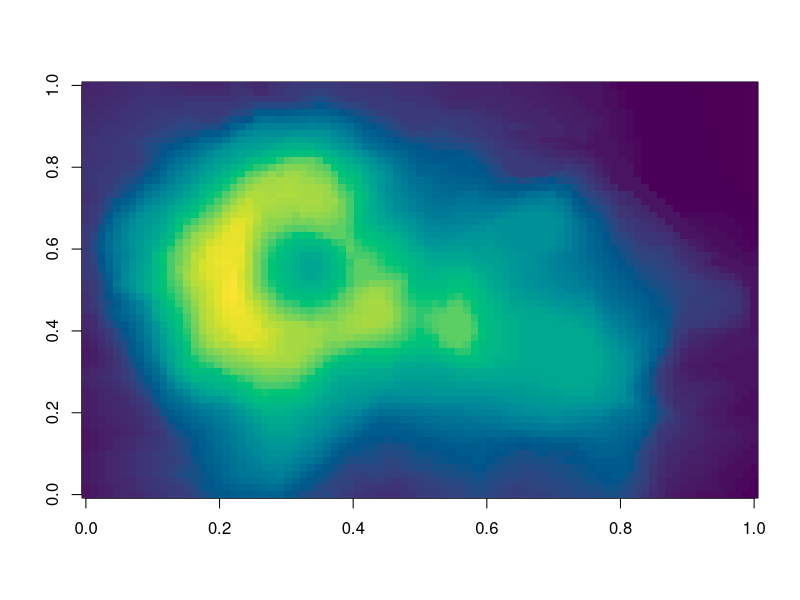
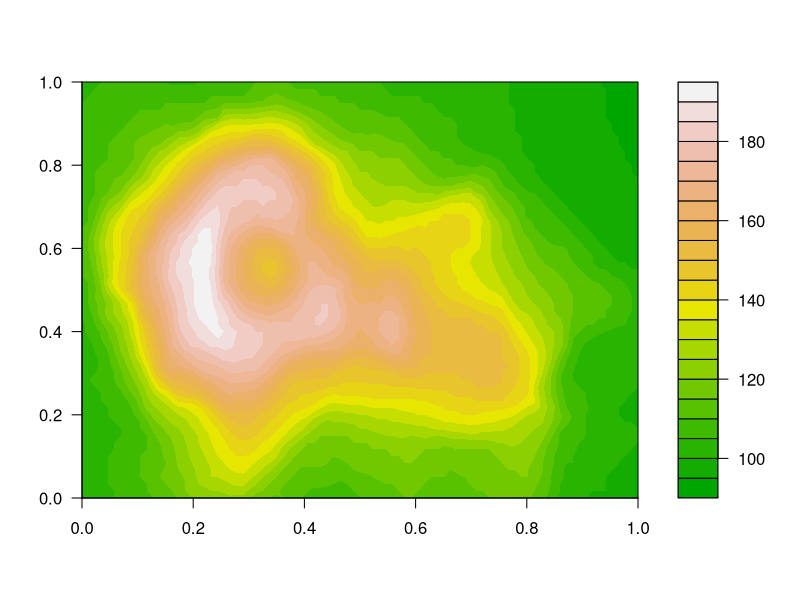
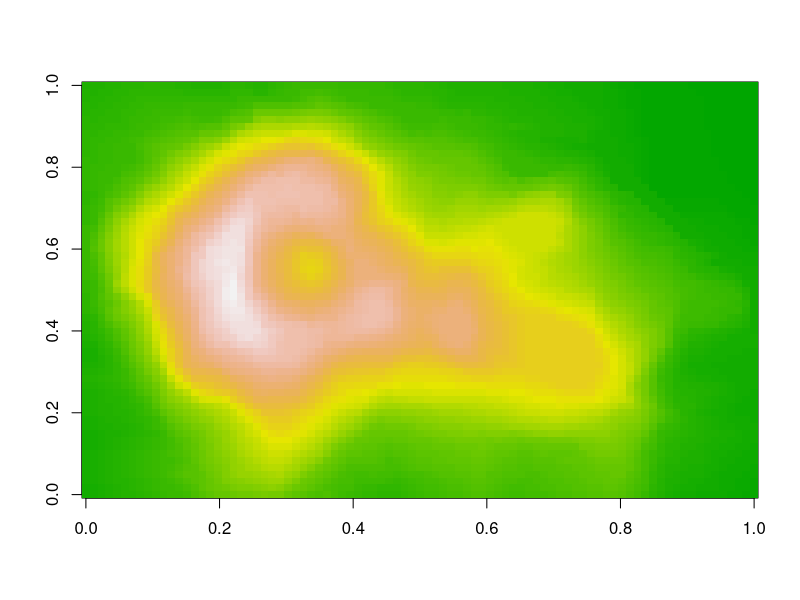
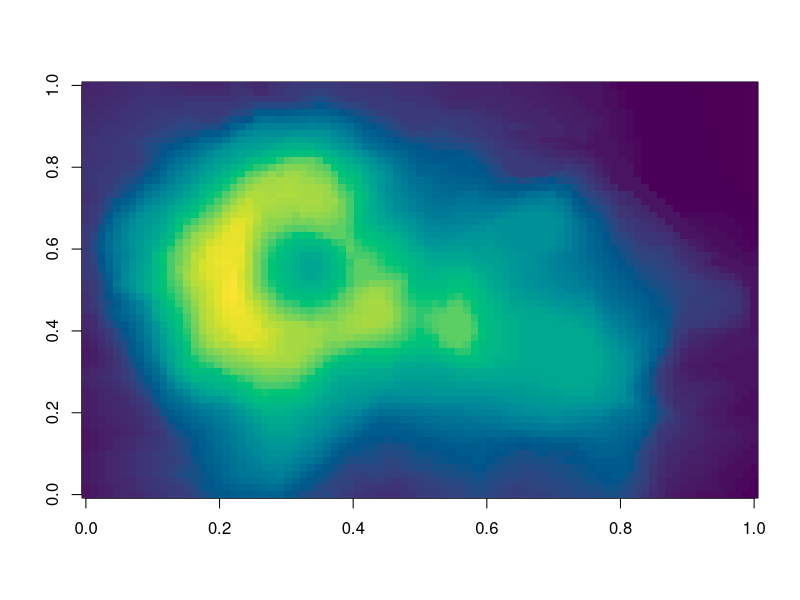
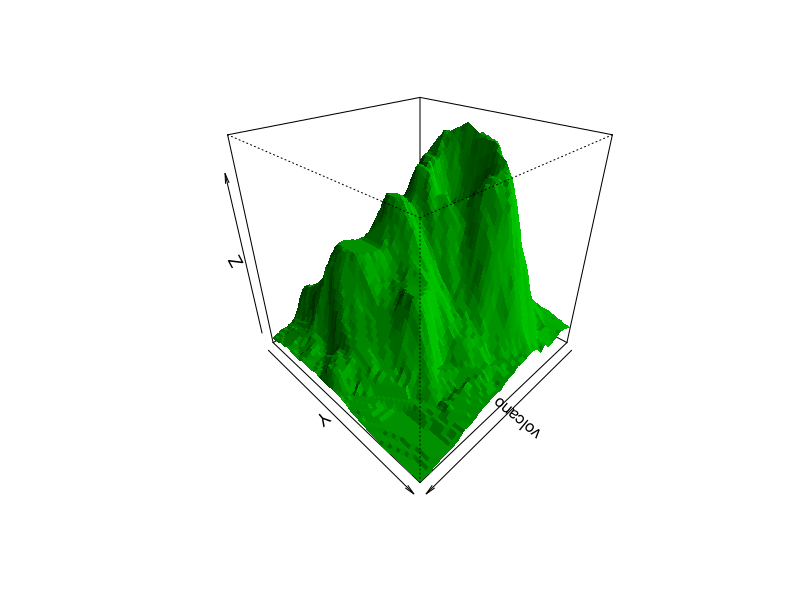
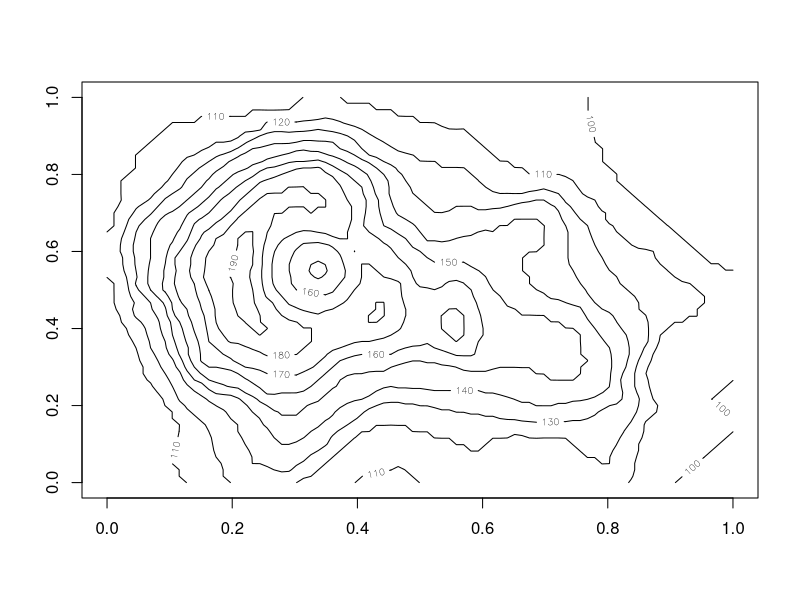
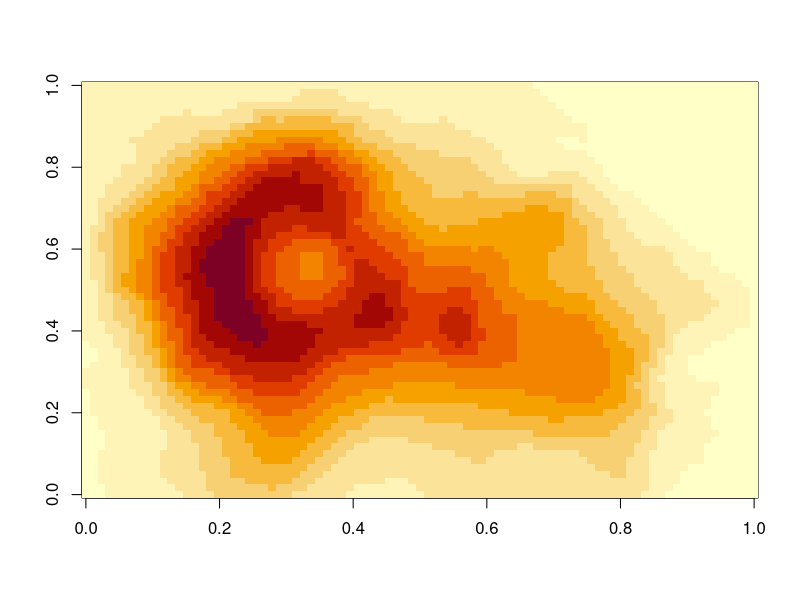
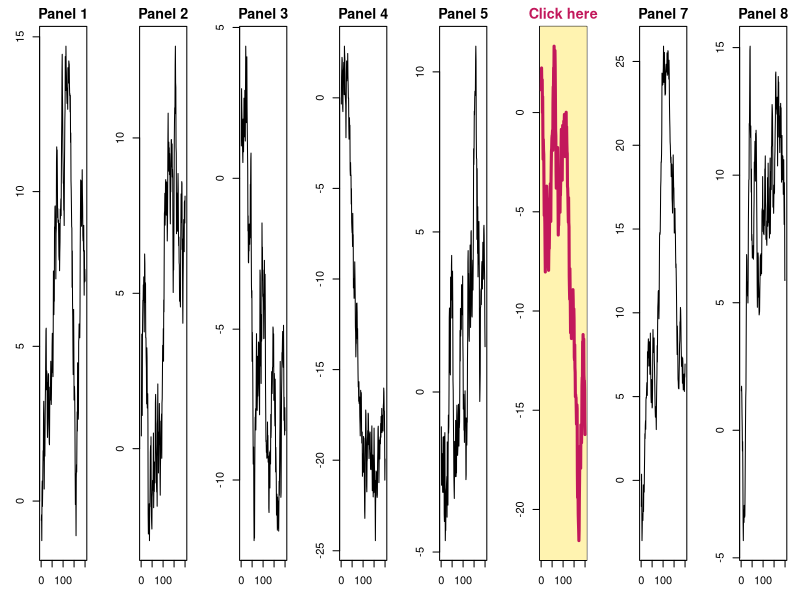

Source code (R) for these figures, in order:
## ---- chunk 1
#| panzoom: true
#| fig-width: 12
#| fig-height: 5
#| fig-alt: >-
#|   Heat map of the Maunga Whau volcano's heights, from dark blue low ground to
#|   a yellow peak

image(volcano, col = hcl.colors(100, "Viridis"))
## ---- chunk 2
#| label: fig-volcano
#| fig-alt: >-
#|   Filled contour map of Maunga Whau's heights in terrain colors, with a color
#|   key
#| fig-cap: >-
#|   Heights of Maunga Whau (Mount Eden) in Auckland as filled contours, from
#|   green on the low ground to white at the 195 m summit. The key gives heights
#|   in meters.
#| panzoom:
#|   max-zoom: 10
#|   hint: false

filled.contour(volcano, color.palette = terrain.colors)
## ---- chunk 3
#| include: false

png("images/volcano.png", width = 1600, height = 1100)
persp(volcano, theta = 135, phi = 30, col = "green3", shade = 0.5, border = NA)
invisible(dev.off())
## ---- chunk 4
#| fig-alt: >-
#|   Heat map of Maunga Whau's heights in terrain colors, from green to white
#| echo: false
#| fig-cap: >-
#|   Maunga Whau's heights as a heat map, from green (low) to white (high).
#| fig-width: 8
#| fig-height: 5.5

image(volcano, col = terrain.colors(100))
## ---- chunk 5
#| fig-alt:
#|   - >-
#|     Heat map of Maunga Whau's heights in Viridis colors, from dark blue to
#|     yellow
#|   - "Perspective plot of Maunga Whau's heights, shaded green"
#| panzoom:
#|   group: volcano-views
#| fig-cap:
#|   - >-
#|     Maunga Whau (Mount Eden) in Auckland, as heights on a 10 m by 10 m grid,
#|     from 94 m (dark blue) to 195 m (yellow). The crater is the darker hollow
#|     inside the yellow rim.
#|   - >-
#|     Maunga Whau (Mount Eden) in Auckland, as a shaded surface of its heights
#|     on a 10 m by 10 m grid, viewed from above at an angle. The crater rim and
#|     the slope down to the surrounding ground read as relief.
#| layout-ncol: 2

image(volcano, col = hcl.colors(100, "Viridis"))
persp(volcano, theta = 135, phi = 30, col = "green3", shade = 0.5, border = NA)
## ---- chunk 6
#| label: fig-volcano-sub
#| fig-cap: "Maunga Whau's heights, drawn two ways."
#| fig-subcap:
#|   - "Contour lines every 10 m."
#|   - "A heat map, from pale yellow (low) to dark red (high)."
#| fig-alt:
#|   - "Contour lines of Maunga Whau's heights"
#|   - "Heat map of Maunga Whau's heights, in yellow, orange, and red"
#| layout-ncol: 2
#| panzoom: true

contour(volcano)
image(volcano)
## ---- chunk 7
#| fig-alt: >-
#|   Eight line plots of random walks side by side; the sixth, titled Click
#|   here, is highlighted in yellow and pink
#| panzoom:
#|   fit: height
#| fig-width: 16
#| fig-height: 2
#| fig-cap: >-
#|   Eight simulated random walks of 200 steps each, with the sixth highlighted.

set.seed(1)
par(mfrow = c(1, 8), mar = c(3, 3, 2, 1), cex.main = 1.3)
for (i in 1:8) {
  y <- cumsum(rnorm(200))
  if (i == 6) {
    plot(y, type = "n", main = "Click here", col.main = "#c2185b")
    usr <- par("usr")
    rect(usr[1], usr[3], usr[2], usr[4], col = "#fff3b0", border = NA)
    lines(y, col = "#c2185b", lwd = 3)
  } else {
    plot(y, type = "l", main = paste("Panel", i))
  }
}
## ---- chunk 8
#| fig-alt: >-
#|   The bell curve of the standard normal density, with the area between -1 and
#|   1 shaded grey
#| fig-cap: "The standard normal density, $\\varphi(x)$."
#| panzoom:
#|   description: >-
#|     $\varphi(x) = \frac{1}{\sqrt{2\pi}} e^{-x^2/2}$. The shaded area is
#|     $P(|X| < 1) \approx 0.683$.

x <- seq(-4, 4, length.out = 400)
plot(x, dnorm(x), type = "l", lwd = 2, xlab = "x", ylab = "density")
inner <- abs(x) < 1
polygon(
  c(-1, x[inner], 1),
  c(0, dnorm(x[inner]), 0),
  col = "grey85",
  border = NA
)
lines(x, dnorm(x), lwd = 2)
## ---- chunk 9
#| fig-alt: "Contour lines of Maunga Whau's heights"

contour(volcano)
